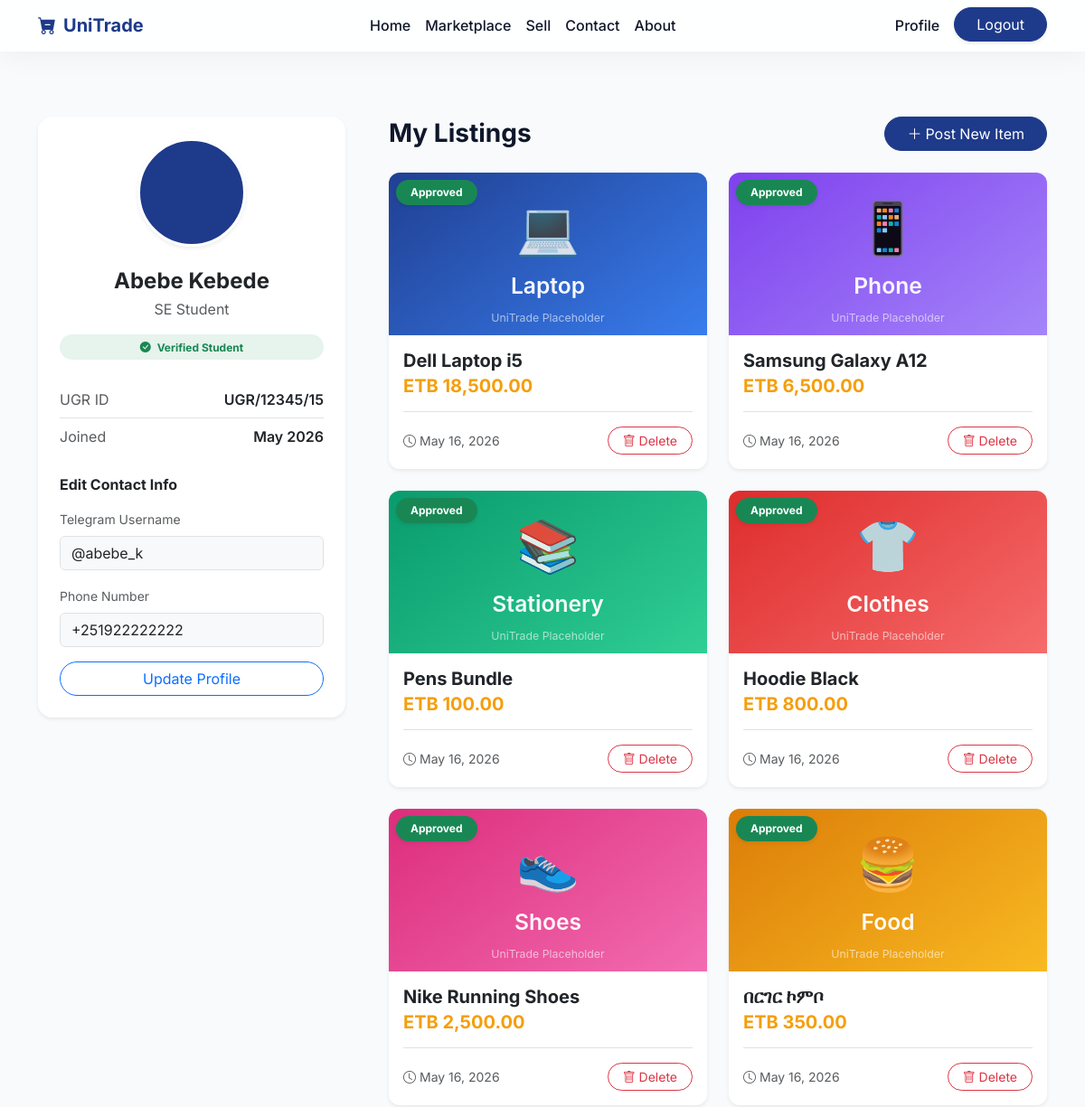
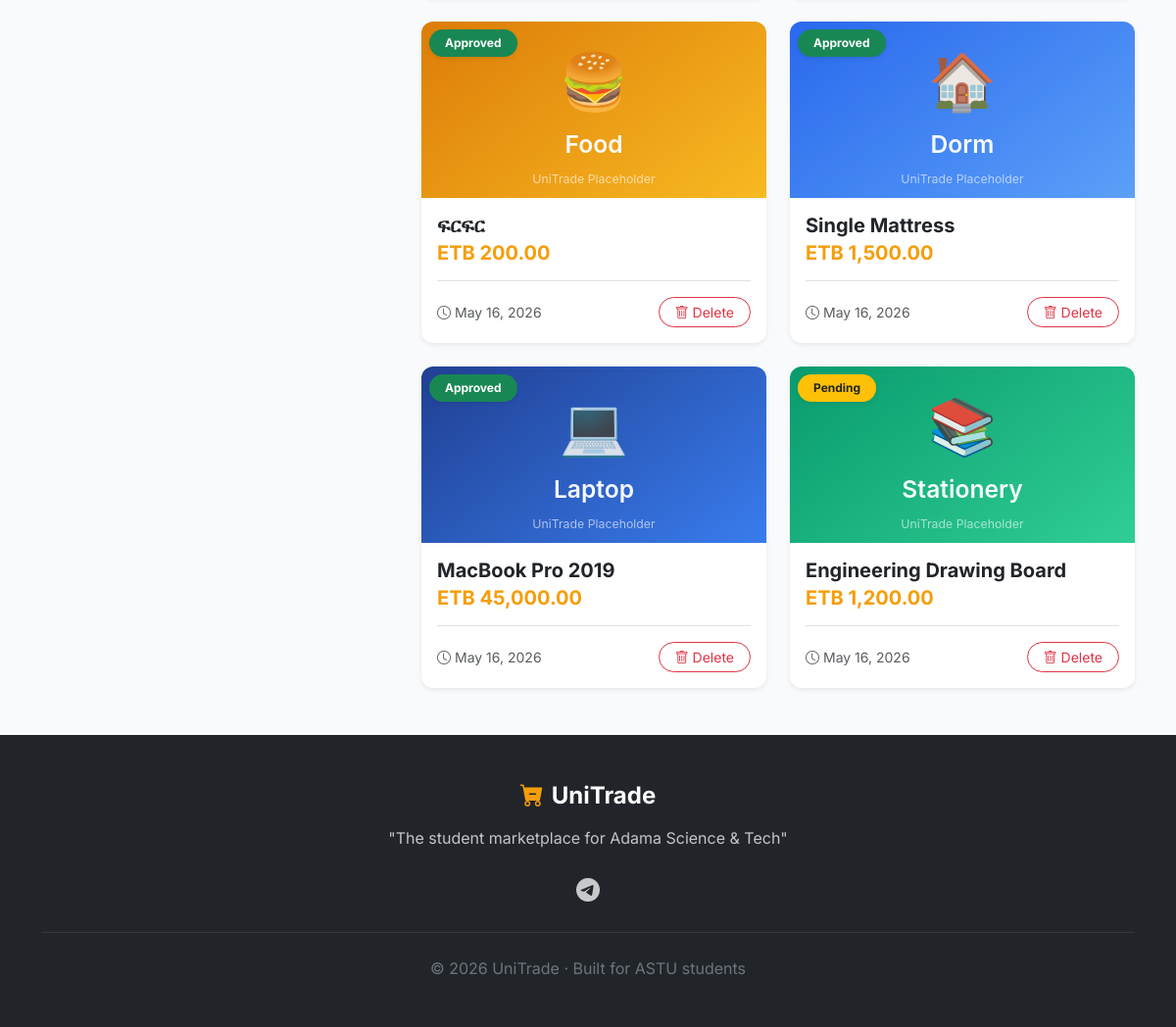
The app's page /profile.php (signed in) with its own data (2 pictures, top to bottom).
### tables this page shows
CREATE TABLE `users` (
  `id` int(11) NOT NULL AUTO_INCREMENT,
  `full_name` varchar(255) NOT NULL,
  `email` varchar(255) NOT NULL,
  `password` varchar(255) NOT NULL,
  `telegram_username` varchar(100) NOT NULL,
  `phone` varchar(20) NOT NULL,
  `department` varchar(100) NOT NULL,
  `ugr_id` varchar(50) NOT NULL,
  `profile_image` varchar(255) DEFAULT 'default.png',
  `role` enum('student','admin') DEFAULT 'student',
  `is_verified` tinyint(1) DEFAULT 0,
  `created_at` timestamp DEFAULT current_timestamp(),
  PRIMARY KEY (`id`),
  UNIQUE KEY `email` (`email`)
);

CREATE TABLE `items` (
  `id` int(11) NOT NULL AUTO_INCREMENT,
  `user_id` int(11) NOT NULL,
  `category_id` int(11) NOT NULL,
  `title` varchar(255) NOT NULL,
  `description` text NOT NULL,
  `price` decimal(10,2) NOT NULL,
  `condition_type` varchar(50) NOT NULL,
  `status` enum('pending','approved','rejected') DEFAULT 'pending',
  `image` varchar(255) NOT NULL,
  `created_at` timestamp DEFAULT current_timestamp(),
  PRIMARY KEY (`id`),
  KEY `user_id` (`user_id`),
  KEY `category_id` (`category_id`),
  CONSTRAINT `items_ibfk_1` FOREIGN KEY (`user_id`) REFERENCES `users` (`id`) ON DELETE CASCADE,
  CONSTRAINT `items_ibfk_2` FOREIGN KEY (`category_id`) REFERENCES `categories` (`id`) ON DELETE CASCADE
);

### profile.php (the view, shortened to what this page needs)
<?php
require_once 'includes/db.php';
$user_id = getCurrentUserId();
$stmt = $pdo->prepare("SELECT * FROM users WHERE id = ?");
$stmt->execute([$user_id]);
$user = $stmt->fetch();
$stmt = $pdo->prepare("SELECT i.*, c.name as category_name
                       FROM items i
                       JOIN categories c ON i.category_id = c.id
                       WHERE i.user_id = ? ORDER BY i.created_at DESC");
$stmt->execute([$user_id]);
$my_items = $stmt->fetchAll();
require_once 'includes/header.php';
?>
<div class="container py-5 mt-4">
    <div class="row g-5">
        <div class="col-lg-4">
            <div class="card glass-card border-0 p-4 shadow-sm text-center">
                <div class="position-relative mx-auto mb-4" style="width: 120px; height: 120px;">
                    <div class="bg-primary bg-opacity-10 rounded-circle w-100 h-100 d-flex align-items-center justify-content-center border border-3 border-white shadow-sm">
                        <i class="bi bi-person-fill text-primary" style="font-size: 4rem;"></i>
                    </div>
                </div>
                <h4 class="fw-bold mb-1"><?= htmlspecialchars($user['full_name']) ?></h4>
                <p class="text-muted mb-3"><?= htmlspecialchars($user['department']) ?> Student</p>
                <div class="badge bg-success bg-opacity-10 text-success rounded-pill px-3 py-2 mb-4">
                    <i class="bi bi-check-circle-fill me-1"></i> Verified Student
                </div>
                <ul class="list-group list-group-flush text-start mb-4">
                    <li class="list-group-item bg-transparent d-flex justify-content-between px-0">
                        <span class="text-muted">UGR ID</span>
                        <span class="fw-semibold"><?= htmlspecialchars($user['ugr_id']) ?></span>
                    </li>
                    <li class="list-group-item bg-transparent d-flex justify-content-between px-0">
                        <span class="text-muted">Joined</span>
                        <span class="fw-semibold"><?= date('M Y', strtotime($user['created_at'])) ?></span>
                    </li>
                </ul>
                <form method="POST" action="">
                    <h6 class="fw-bold text-start mb-3">Edit Contact Info</h6>
                    <div class="mb-3 text-start">
                        <label class="form-label small text-muted">Telegram Username</label>
                        <input type="text" name="telegram_username" class="form-control bg-light" value="<?= htmlspecialchars($user['telegram_username']) ?>" required>
                    </div>
                    <div class="mb-3 text-start">
                        <label class="form-label small text-muted">Phone Number</label>
                        <input type="text" name="phone" class="form-control bg-light" value="<?= htmlspecialchars($user['phone']) ?>" required>
                    </div>
                    <button type="submit" name="update_profile" class="btn btn-outline-primary rounded-pill w-100">Update Profile</button>
                </form>
            </div>
        </div>
        <div class="col-lg-8">
            <div class="d-flex justify-content-between align-items-center mb-4">
                <h3 class="fw-bold mb-0">My Listings</h3>
                <a href="sell.php" class="btn btn-primary rounded-pill px-4"><i class="bi bi-plus-lg me-1"></i>Post New Item</a>
            </div>
            <div class="row g-4">
                <?php if (count($my_items) > 0): ?>
                    <?php foreach ($my_items as $item): ?>
                    <div class="col-md-6">
                        <div class="card item-card h-100 shadow-sm">
                            <div class="position-relative">
                                <img src="uploads/<?= htmlspecialchars($item['image']) ?>" class="card-img-top" alt="<?= htmlspecialchars($item['title']) ?>" onerror="this.src='https://via.placeholder.com/400x300?text=No+Image'" style="height: 180px;">
                                <?php if ($item['status'] === 'approved'): ?>
                                    <span class="badge bg-success position-absolute top-0 start-0 m-2 px-3 py-2 rounded-pill shadow-sm">Approved</span>
                                <?php elseif ($item['status'] === 'pending'): ?>
                                    <span class="badge bg-warning text-dark position-absolute top-0 start-0 m-2 px-3 py-2 rounded-pill shadow-sm">Pending</span>
                                <?php else: ?>
                                    <span class="badge bg-danger position-absolute top-0 start-0 m-2 px-3 py-2 rounded-pill shadow-sm">Rejected</span>
                                <?php endif; ?>
                            </div>
                            <div class="card-body">
                                <h5 class="card-title fw-bold text-truncate mb-1"><?= htmlspecialchars($item['title']) ?></h5>
                                <h5 class="text-accent fw-bold mb-3">ETB <?= number_format($item['price'], 2) ?></h5>
                                <div class="d-flex justify-content-between align-items-center mt-3 pt-3 border-top">
                                    <span class="text-muted small"><i class="bi bi-clock me-1"></i><?= date('M d, Y', strtotime($item['created_at'])) ?></span>
                                    <form method="POST" action="" onsubmit="return confirm('Are you sure you want to delete this item?');">
                                        <button type="submit" name="delete_item" class="btn btn-sm btn-outline-danger rounded-pill px-3">
                                            <i class="bi bi-trash"></i> Delete
                                        </button>
                                    </form>
                                </div>
                            </div>
                        </div>
                    </div>
                    <?php endforeach; ?>
                <?php endif; ?>
            </div>
        </div>
    </div>
</div>
<?php require_once 'includes/footer.php'; ?>

### css/style.css (style rules this page uses)
:root { --primary-color: #1E3A8A; --accent-color: #F59E0B; --bg-color: #F8FAFC; --text-color: #0F172A; --white: #FFFFFF; }
body { font-family: 'Inter', sans-serif; background-color: var(--bg-color); color: var(--text-color); display: flex; flex-direction: column; min-height: 100vh; }
.text-primary { color: var(--primary-color) !important; }
.bg-primary { background-color: var(--primary-color) !important; }
.btn-primary { background-color: var(--primary-color); border-color: var(--primary-color); transition: all 0.3s ease; }
.text-accent { color: var(--accent-color) !important; }
.glass-card { background: rgba(255, 255, 255, 0.9); backdrop-filter: blur(10px); border: 1px solid rgba(255, 255, 255, 0.5); border-radius: 16px; box-shadow: 0 10px 30px rgba(0, 0, 0, 0.08); }
.item-card { border: none; border-radius: 12px; overflow: hidden; background: var(--white); }
.item-card img { height: 200px; object-fit: cover; transition: transform 0.5s ease; }

### records on screen
users: full_name "Abebe Kebede", department "SE", ugr "UGR/12345/15", created_at "May 2026", telegram_username "@abebe_k", phone "+251922222222"
items: image (placeholder picture), status "Approved", title "Dell Laptop i5", price "18,500.00", created_at "May 16, 2026"
items: image (placeholder picture), status "Approved", title "Samsung Galaxy A12", price "6,500.00", created_at "May 16, 2026"
items: image (placeholder picture), status "Approved", title "Pens Bundle", price "100.00", created_at "May 16, 2026"
items: image (placeholder picture), status "Approved", title "Hoodie Black", price "800.00", created_at "May 16, 2026"
items: image (placeholder picture), status "Approved", title "Nike Running Shoes", price "2,500.00", created_at "May 16, 2026"
items: image (placeholder picture), status "Approved", title "በርገር ኮምቦ", price "350.00", created_at "May 16, 2026"
items: image (placeholder picture), status "Approved", title "ፍርፍር", price "200.00", created_at "May 16, 2026"
items: image (placeholder picture), status "Approved", title "Single Mattress", price "1,500.00", created_at "May 16, 2026"
items: image (placeholder picture), status "Approved", title "MacBook Pro 2019", price "45,000.00", created_at "May 16, 2026"
items: image (placeholder picture), status "Pending", title "Engineering Drawing Board", price "1,200.00", created_at "May 16, 2026"
